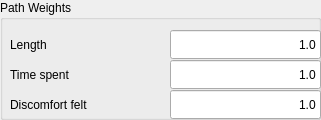
         <widget class="QGroupBox" name="groupBox_6">
          <property name="minimumSize">
           <size>
            <width>321</width>
            <height>120</height>
           </size>
          </property>
          <property name="maximumSize">
           <size>
            <width>321</width>
            <height>120</height>
           </size>
          </property>
          <property name="title">
           <string>Path Weights</string>
          </property>
          <widget class="QLabel" name="label">
           <property name="geometry">
            <rect>
             <x>10</x>
             <y>35</y>
             <width>131</width>
             <height>19</height>
            </rect>
           </property>
           <property name="text">
            <string>Length</string>
           </property>
          </widget>
          <widget class="QLabel" name="label_2">
           <property name="geometry">
            <rect>
             <x>10</x>
             <y>65</y>
             <width>111</width>
             <height>19</height>
            </rect>
           </property>
           <property name="text">
            <string>Time spent</string>
           </property>
          </widget>
          <widget class="QLabel" name="label_3">
           <property name="geometry">
            <rect>
             <x>10</x>
             <y>95</y>
             <width>131</width>
             <height>19</height>
            </rect>
           </property>
           <property name="text">
            <string>Discomfort felt</string>
           </property>
          </widget>
          <widget class="QLineEdit" name="lengthLineEdit">
           <property name="geometry">
            <rect>
             <x>170</x>
             <y>30</y>
             <width>151</width>
             <height>29</height>
            </rect>
           </property>
           <property name="toolTip">
            <string>Cost weight factor for path length.</string>
           </property>
           <property name="statusTip">
            <string>Cost weight factor for path length.</string>
           </property>
           <property name="inputMask">
            <string notr="true"/>
           </property>
           <property name="text">
            <string notr="true">1.0</string>
           </property>
           <property name="maxLength">
            <number>12</number>
           </property>
           <property name="alignment">
            <set>Qt::AlignRight|Qt::AlignTrailing|Qt::AlignVCenter</set>
           </property>
          </widget>
          <widget class="QLineEdit" name="timeLineEdit">
           <property name="geometry">
            <rect>
             <x>170</x>
             <y>60</y>
             <width>151</width>
             <height>29</height>
            </rect>
           </property>
           <property name="toolTip">
            <string>Cost weight factor for time spent on path.</string>
           </property>
           <property name="statusTip">
            <string>Cost weight factor for time spent on path.</string>
           </property>
           <property name="inputMask">
            <string notr="true"/>
           </property>
           <property name="text">
            <string notr="true">1.0</string>
           </property>
           <property name="maxLength">
            <number>12</number>
           </property>
           <property name="alignment">
            <set>Qt::AlignRight|Qt::AlignTrailing|Qt::AlignVCenter</set>
           </property>
          </widget>
          <widget class="QLineEdit" name="discomfortLineEdit">
           <property name="geometry">
            <rect>
             <x>170</x>
             <y>90</y>
             <width>151</width>
             <height>29</height>
            </rect>
           </property>
           <property name="toolTip">
            <string>Cost weight factor for discomfort on path.</string>
           </property>
           <property name="statusTip">
            <string>Cost weight factor for discomfort on path.</string>
           </property>
           <property name="inputMask">
            <string notr="true"/>
           </property>
           <property name="text">
            <string notr="true">1.0</string>
           </property>
           <property name="maxLength">
            <number>12</number>
           </property>
           <property name="alignment">
            <set>Qt::AlignRight|Qt::AlignTrailing|Qt::AlignVCenter</set>
           </property>
          </widget>
         </widget>
